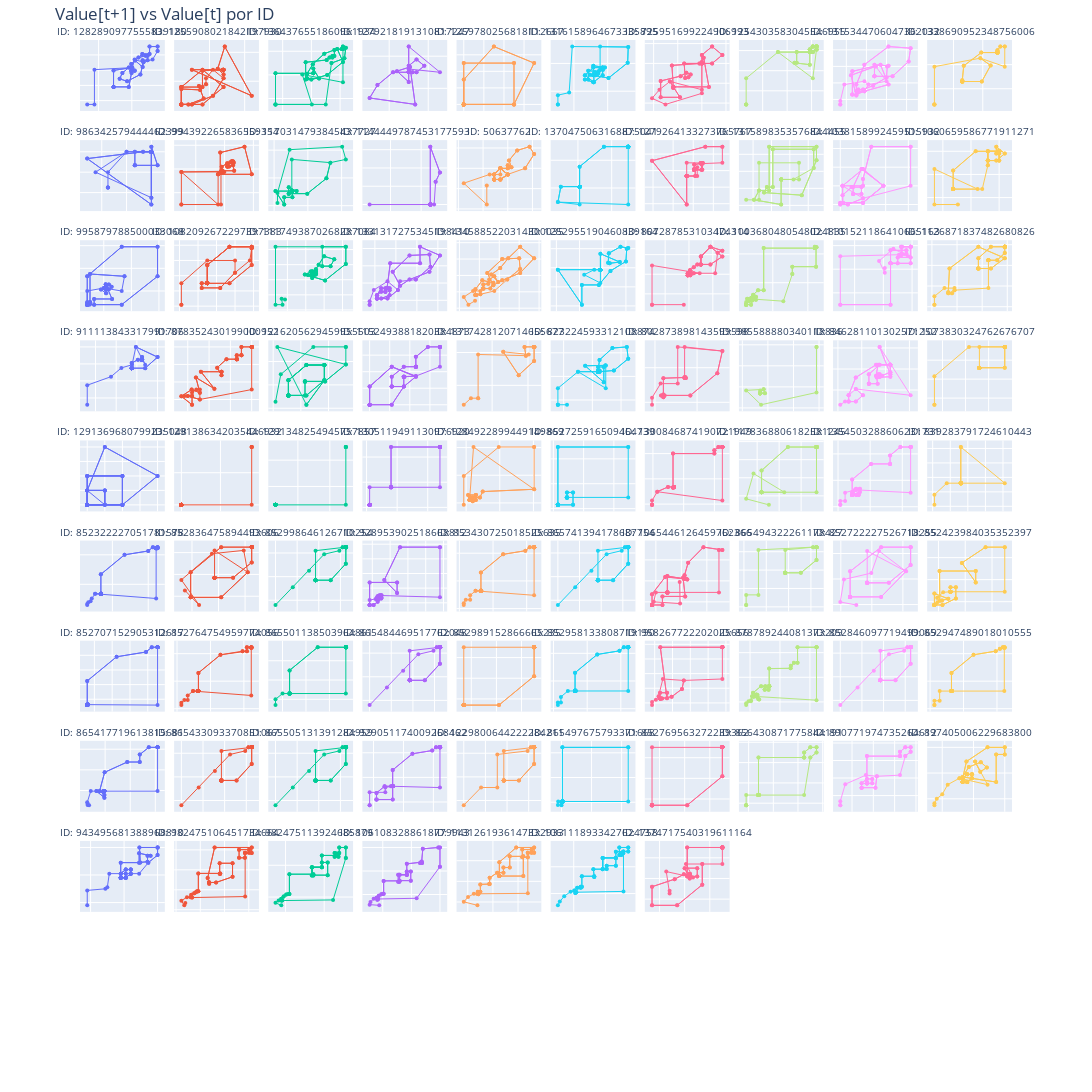

Notebook code for this chart:
### Code cell
import pandas as pd
import plotly.graph_objects as go
from plotly.subplots import make_subplots
from datetime import datetime
columnas_fecha = []
for col in df_time_series.columns:
    try:
        datetime.strptime(col.strip(), "%d/%m/%Y")
        columnas_fecha.append(col)
    except ValueError:
        continue

# 3. Derretir (melt) el DataFrame para convertir columnas de fecha en filas
df_melted = df_time_series.melt(
    id_vars=["ID"],  # columnas fijas (puedes ajustar)
    value_vars=columnas_fecha,
    var_name="Date",
    value_name="Value"
)
df_melted["Date"] = pd.to_datetime(df_melted["Date"])

ids = df_time_series["ID"].unique()[:100]

fig = make_subplots(
    rows=10, cols=10,
    subplot_titles=[f"ID: {i}" for i in ids],
    horizontal_spacing=0.01,
    vertical_spacing=0.03
)

for idx, id_val in enumerate(ids):
    sub = df_melted[df_melted["ID"] == id_val].sort_values("Date")
    
    x = sub["Value"].iloc[:-1].values
    y = sub["Value"].iloc[1:].values
    
    row = idx // 10 + 1
    col = idx % 10 + 1
    
    trace = go.Scatter(
        x=x,
        y=y,
        mode="lines+markers", 
        marker=dict(size=4),
        line=dict(width=1),
        showlegend=False
    )
    
    fig.add_trace(trace, row=row, col=col)

fig.update_layout(
    height=2000,
    width=2000,
    title_text="Value[t+1] vs Value[t] por ID",
    margin=dict(t=40),
)

fig.update_xaxes(showticklabels=False)
fig.update_yaxes(showticklabels=False)

for annotation in fig['layout']['annotations']:
    annotation['font'] = dict(size=10) 

fig.show()
